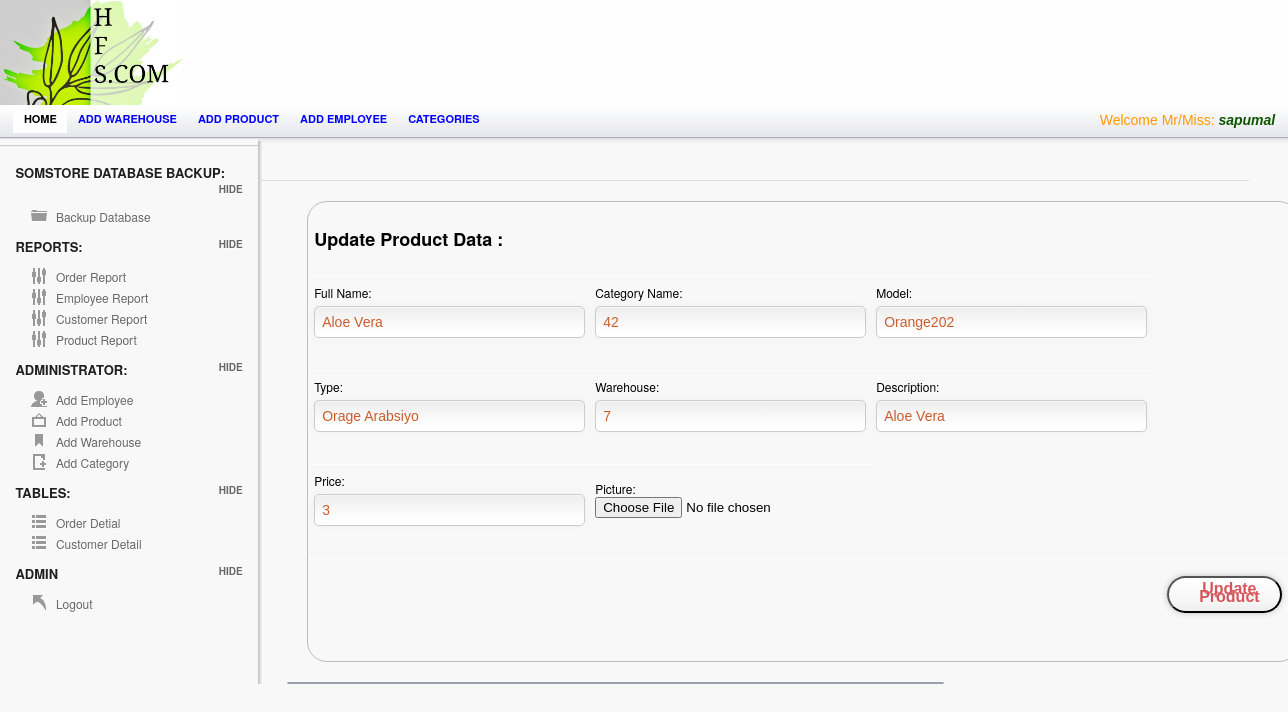
/Admin/prodViewUpdate.php?update=1 (signed in), run on an earlier commit of the app's database.
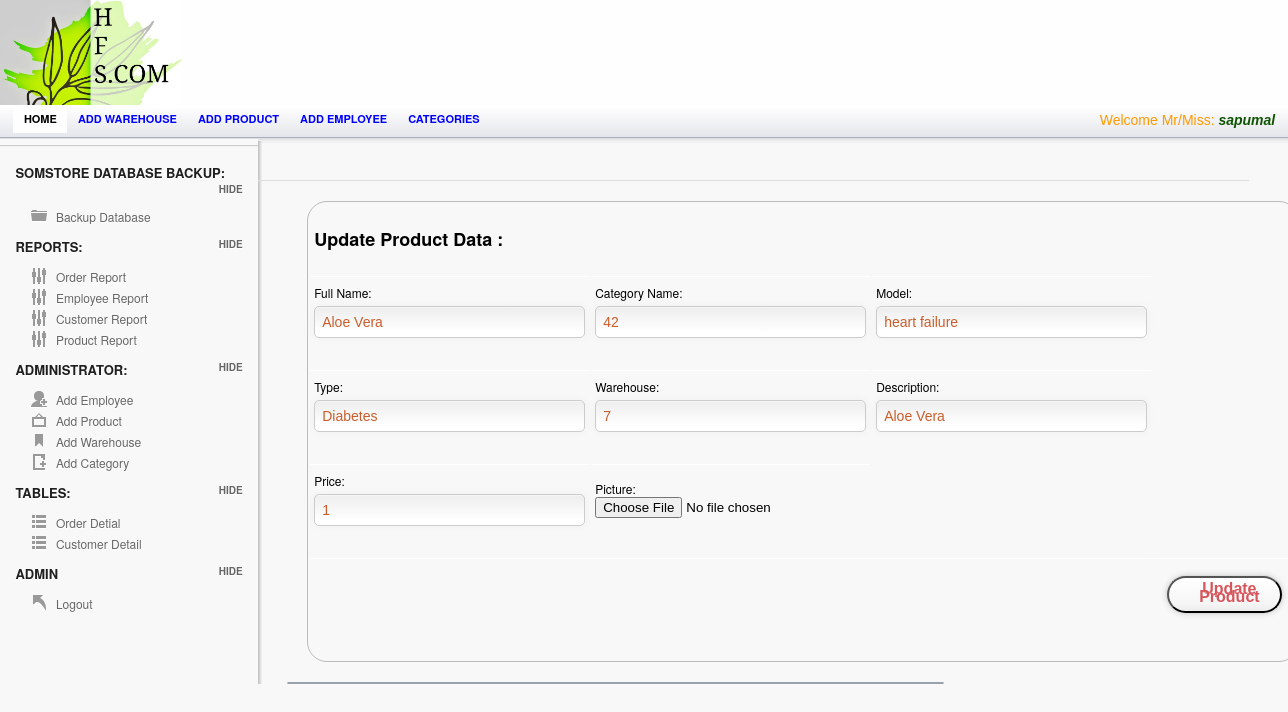
And on a later commit of the database.
### tables this page shows
CREATE TABLE `product` (
  `Product_ID` int(255) NOT NULL AUTO_INCREMENT,
  `productName` varchar(77) NOT NULL,
  `Category_ID` int(255) NOT NULL,
  `Model` varchar(50) NOT NULL,
  `Type` varchar(50) NOT NULL,
  `Warehouse_ID` int(255) NOT NULL,
  `Description` varchar(500) NOT NULL,
  `Price` varchar(255) NOT NULL,
  `Picture` varchar(255) NOT NULL,
  PRIMARY KEY (`Product_ID`),
  KEY `Category_ID` (`Category_ID`),
  KEY `Warehouse_ID` (`Warehouse_ID`),
  CONSTRAINT `product_ibfk_1` FOREIGN KEY (`Category_ID`) REFERENCES `category` (`Category_ID`),
  CONSTRAINT `product_ibfk_2` FOREIGN KEY (`Warehouse_ID`) REFERENCES `warehouse` (`Warehouse_ID`)
);

### session.php (called while the page is built, shortened)
<?php
include('config.php');
$check=$_SESSION['login_username'];
$session=mysqli_query($mysqli, "select Username from employee where Username='$check' ");
$row=mysqli_fetch_array($session);
$login_session=$row['Username'];
?>

### Admin/prodViewUpdate.php (the view, shortened to what this page needs)
	<?php
include("../session.php");
	include("../config.php");
	?>
<!doctype html>
<html lang="en">
<head>
	<link rel="stylesheet" href="css/layout.css" type="text/css" media="screen" />
</head>
<body>
<div id="container">
	   <div id="header">
		<div id="logo-banner">
				<div id="logo">
					<a href="index.php"><img src="images/logo.png" alt="" /></a>
				</div>
				<div id="banner">
				</div>
		</div>
		</div>
	<div id="content-wrap">
	<section id="secondary_bar">
             <nav>
                <ul>
                    <li class="selected"><a href="index.php">Home</a></li>
                    <li><a href="add_warehouse.php">Add warehouse</a></li>
                    <li><a href="add_product.php">Add product</a></li>
                    <li><a href="Employee.php">Add employee</a></li>
                    <li><a href="add_category.php">Categories</a></li>
                    <li class="logout"> <span class="check"> <?php echo "Welcome Mr/Miss:   ". "<font color='##fa5400'><i><b>".$login_session."</b></i></font>" ;?> </span></li>
                </ul>
            </nav>
	</section>
<aside id="sidebar" class="column">
		<hr/>
		<h3> SomStore Database Backup:</h3>
		<ul class="toggle">
		    <li class="icn_folder"><a href="Backup.php">Backup Database</a></li>
		</ul>
		<h3>Reports:</h3>
		<ul class="toggle">
		    <li class="icn_settings"><a href="a_report.php" target="_blank">Order Report</a></li>
			<li class="icn_settings"><a href="EmployeeReport.php">Employee Report</a></li>
			<li class="icn_settings"><a href="CustomerReport.php">Customer Report</a></li>
			<li class="icn_settings"><a href="ProductReport.php"> Product Report</a></li>
		</ul>
		<h3>Administrator:</h3>
		<ul class="toggle">
		    <li class="icn_add_user"><a href="Employee.php">Add Employee</a></li>
			<li class="icn_photo"><a href="add_product.php">Add Product</a></li>
			<li class="icn_tags"><a href="add_warehouse.php">Add Warehouse</a></li>
			<li class="icn_new_article"><a href="add_category.php">Add Category</a></li>
		</ul>
        <h3>Tables:</h3>
		<ul class="toggle">
		    <li class="icn_categories"><a href="order.php">Order Detial</a></li>
     		<li class="icn_categories"><a href="customerTable.php">Customer Detail</a></li>
		</ul>
		<h3>Admin</h3>
		<ul class="toggle">
			<li class="icn_jump_back"><a href="../logout.php">Logout</a></li>
		</ul>
	</aside>
	<section id="main" class="column">
<?php
$update=$_GET['update'];
$result = mysqli_query($mysqli,"SELECT * FROM product  where Product_ID ='$update'");
?>
<?php if($row = mysqli_fetch_array($result))
  {?>
	<div id="form_wrapper" class="form_wrapper">
		 <table>
					<form class="register active" action="prodUpdate.php" method="POST" autocomplete="off">
					<th colspan="3"><h2>Update Product Data :</h2> </th>
   <tr>
    <td>
	  <label>Full Name:</label>
		<input type="text" id="fname" name="fname" value="<?php echo $row['productName'];?>"  placeholder="Full name" required>
	</td>
    <td>
	<label>Category Name:</label>
		<input type="text" id="cname" name="cname" value="<?php echo $row['Category_ID'];?>" placeholder="User name" required>
	</td>
    <td>
	<label>Model:</label>
		<input type="text" id="model" name="model" value="<?php echo $row['Model'];?>" placeholder="User name" required>
   </td>
   </tr>
   <tr>
      <td>
	  <label>Type:</label>
		<input type="text" id="type" name="type" value="<?php echo $row['Type'];?>"  placeholder="Full name" required>
	</td>
   <td>
	<label>Warehouse:</label>
		<input type="text" id="whouse" name="whouse" value="<?php echo $row['Warehouse_ID'];?>" placeholder="User name" required>
   </td>
     <td>
	<label>Description:</label>
	<input type="text" id="desp" name="desp" value="<?php echo $row['Description'];?>" placeholder="User name" required>
   </td>
   </tr>
      <tr>
      <td>
	  <label>Price:</label>
		<input type="text" id="price" name="price" value="<?php echo $row['Price'];?>"  placeholder="Full name" required>
	</td>
   <td>
		<label> Picture:</label>
		<input type="file" name="picture" id="picture"  value="<?php echo $row['Picture'];?>" placeholder="Full name" required>
   </td>
   </tr>
			<div class="bottom">
						<td colspan="3">
							<td colspan="3">
						<button type="submit"  name="submit" value="Update" class="a-btn"> <span class="a-btn-text">Update Product</span></button>
						</td>
						</td>
						</div>
	</form>
	</table>
	</div>
         <?php }?>
		<article class="module width_3_quarter">
	    </article>
	</section>
          </div>
   </div>
</body>
</html>

What changed in the data, as far as the page shows it:
changed product "Aloe Vera": model "Orange202" → "heart failure"; type "Orage Arabsiyo" → "Diabetes"; price "3" → "1"
